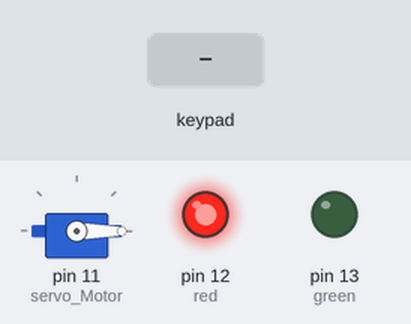
The sketch below on a simulated Arduino Uno, built with avr-gcc and run on an emulated ATmega328P. On the bench: servo, output pins drawn as LEDs (lit = HIGH). The test bench sets the inputs (shaded band).

Above: at 1.2 s.
1.3 s: keypad keys 8 5 2 pressed 0.4 s apart
At 3.5 s:
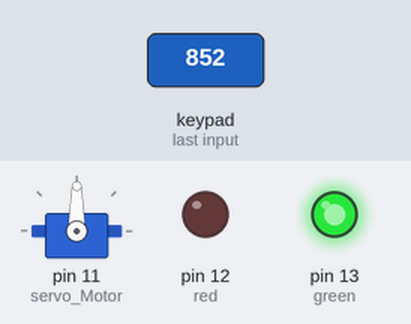
4.0 s: key '*' pressed
At 5.1 s:
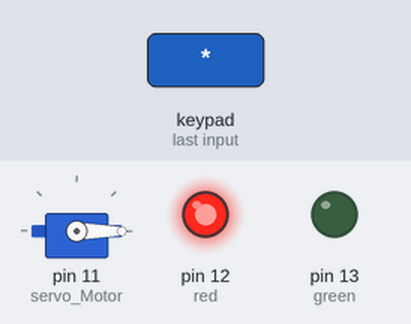
Timing chart, 0 to 7.0 s (numbered marks = the images above; inputs shaded):
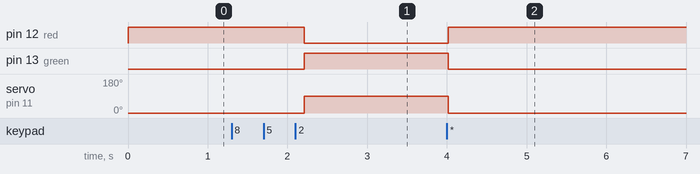

The sketch:

iot_project_outer_system.ino
```cpp
	#include <LiquidCrystal.h>
	#include <IRremote.h>
    #include <Keypad.h>
    #include <Servo.h>

	int RECV_PIN = 10;
	IRrecv irrecv(RECV_PIN);
	decode_results results;

	const int rs=A0,en=A1,d4=A2,d5=A3,d6=A4,d7=A5;
    LiquidCrystal lcd(rs,en,d4,d5,d6,d7);

    Servo servo_Motor;
	unsigned int count;
    char* password = "852";
    int position = 0;
    const byte ROWS = 4;
    const byte COLS = 4;
    char keys[ROWS][COLS] = {
    {'1','2','3','A'},
    {'4','5','6','B'},
    {'7','8','9','C'},
    {'*','0','#','D'}
    };

    byte rowPins[ROWS] = { 9, 8, 7, 6 };
    byte colPins[COLS] = { 5, 4, 3, 2 };
    Keypad keypad = Keypad( makeKeymap(keys), rowPins, colPins, ROWS, COLS );

    const int red = 12;
    const int green = 13;

    void setup(){
      pinMode(red, OUTPUT);
      pinMode(green, OUTPUT);
	  Serial.begin(9600);
      servo_Motor.attach(11);
      setLocked(true);
      irrecv.enableIRIn();
      lcd.print("No Of Person:");
      lcd.setCursor(13,0);
  	   lcd.print(count);
    }
    void loop(){
      char key = keypad.getKey();
      if (key == '*' || key == '#') {
          position = 0;
          setLocked(true);
    }
    if (key == password[position]){
          position ++;
    }
    if (position == 4){
          setLocked(false);
    }
    delay(100);
    }
    void setLocked(int locked){
    if (locked){
        digitalWrite(red, HIGH);
        digitalWrite(green, LOW);
        servo_Motor.write(0);
    }
    else{
        digitalWrite(green, HIGH);
        digitalWrite(red, LOW);
        servo_Motor.write(90);
    }

     if (irrecv.decode(&results)) //irrecv.decode(&results) returns true if anything is recieved, and stores info in varible results
     {
    	unsigned int value = results.value; //Get the value of results as an unsigned int, so we can use switch case
        irrecv.resume(); // Receive the next value
        switch (value)
        {
      		case 12495:
      				count++;
      				break;
          case 2295:
      				count++;
      				break;
          case 34935:
      				count++;
      				break;
          case 18615:
      				count++;
      				break;
          case 10455:
      				count++;
      				break;
          case 43095:
      				count++;
      				break;
          case 26775:
      				count++;
      				break;
          case 3675:
      				count++;
      				break;
          case 39015:
      				count++;
      				break;
          case 22695:
      				count++;
      				break;


    }
       switch (value)
        {
      		case 255:
      				count--;
      				break;
          case 32855:
      				count--;
      				break;
          case 36975:
      				count--;
      				break;
          case 16575:
      				count--;
      				break;
          case 41055:
      				count--;
      				break;
          case 8415:
      				count--;
      				break;
          case 24735:
      				count--;
      				break;
          case 4325:
      				count--;
      				break;
          case 20655:
      				count--;
      				break;
          case 45135:
      				count--;
      				break;
         case 28815:
      				count--;
      				break;


    }

  	   lcd.setCursor(13,0);
  	   lcd.print(count);
       Serial.print("No of Persons:");
       Serial.println(count);
     }
    }
```

Measured:
- after the input at 1.3 s, pin 12 (red): HIGH → LOW after 0.91 s; pin 13 (green): LOW → HIGH after 0.91 s; servo on pin 11 (servo_Motor): 0° → 90° after 0.91 s
- after the input at 4.0 s, pin 12 (red): LOW → HIGH at once; pin 13 (green): HIGH → LOW at once; servo on pin 11 (servo_Motor): 90° → 0° at once
